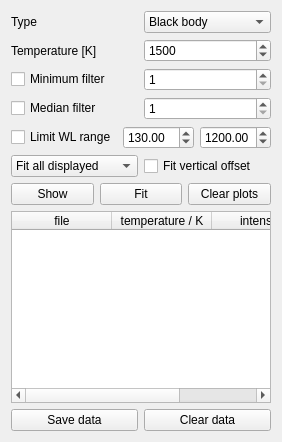
       <widget class="QWidget" name="continuum_tab">
        <attribute name="title">
         <string>Continuum</string>
        </attribute>
        <layout class="QVBoxLayout" name="verticalLayout_7">
         <item>
          <layout class="QHBoxLayout" name="horizontalLayout_15">
           <item>
            <widget class="QLabel" name="label_11">
             <property name="text">
              <string>Type</string>
             </property>
            </widget>
           </item>
           <item>
            <widget class="QComboBox" name="comboBox_3">
             <item>
              <property name="text">
               <string>Black body</string>
              </property>
             </item>
            </widget>
           </item>
          </layout>
         </item>
         <item>
          <layout class="QHBoxLayout" name="horizontalLayout_16">
           <item>
            <widget class="QLabel" name="label_12">
             <property name="text">
              <string>Temperature [K]</string>
             </property>
            </widget>
           </item>
           <item>
            <widget class="QSpinBox" name="cont_T0">
             <property name="maximum">
              <number>999999</number>
             </property>
             <property name="singleStep">
              <number>100</number>
             </property>
             <property name="value">
              <number>1500</number>
             </property>
            </widget>
           </item>
          </layout>
         </item>
         <item>
          <layout class="QHBoxLayout" name="horizontalLayout_17">
           <item>
            <widget class="QCheckBox" name="cont_minfilter_check">
             <property name="text">
              <string>Minimum filter</string>
             </property>
            </widget>
           </item>
           <item>
            <widget class="QSpinBox" name="cont_minfilter_num">
             <property name="minimum">
              <number>1</number>
             </property>
             <property name="maximum">
              <number>9999</number>
             </property>
             <property name="singleStep">
              <number>1</number>
             </property>
             <property name="value">
              <number>1</number>
             </property>
            </widget>
           </item>
          </layout>
         </item>
         <item>
          <layout class="QHBoxLayout" name="horizontalLayout_23">
           <item>
            <widget class="QCheckBox" name="cont_medfilter_check">
             <property name="text">
              <string>Median filter</string>
             </property>
            </widget>
           </item>
           <item>
            <widget class="QSpinBox" name="cont_medfilter_num">
             <property name="minimum">
              <number>1</number>
             </property>
             <property name="maximum">
              <number>9999</number>
             </property>
             <property name="singleStep">
              <number>2</number>
             </property>
             <property name="value">
              <number>1</number>
             </property>
            </widget>
           </item>
          </layout>
         </item>
         <item>
          <layout class="QHBoxLayout" name="horizontalLayout_26">
           <item>
            <widget class="QCheckBox" name="cont_limit_range_check">
             <property name="text">
              <string>Limit WL range</string>
             </property>
            </widget>
           </item>
           <item>
            <widget class="QDoubleSpinBox" name="cont_min_wl_box">
             <property name="maximum">
              <double>9999.899999999999636</double>
             </property>
             <property name="singleStep">
              <double>1.000000000000000</double>
             </property>
             <property name="value">
              <double>130.000000000000000</double>
             </property>
            </widget>
           </item>
           <item>
            <widget class="QDoubleSpinBox" name="cont_max_wl_box">
             <property name="maximum">
              <double>9999.989999999999782</double>
             </property>
             <property name="singleStep">
              <double>1.000000000000000</double>
             </property>
             <property name="value">
              <double>1200.000000000000000</double>
             </property>
            </widget>
           </item>
          </layout>
         </item>
         <item>
          <layout class="QHBoxLayout" name="horizontalLayout_25">
           <item>
            <widget class="QComboBox" name="cont_fit_what_combobox">
             <item>
              <property name="text">
               <string>Fit all displayed</string>
              </property>
             </item>
             <item>
              <property name="text">
               <string>Fit all selected</string>
              </property>
             </item>
            </widget>
           </item>
           <item>
            <widget class="QCheckBox" name="cont_fit_y0_check">
             <property name="text">
              <string>Fit vertical offset</string>
             </property>
            </widget>
           </item>
          </layout>
         </item>
         <item>
          <layout class="QHBoxLayout" name="horizontalLayout_18">
           <item>
            <widget class="QPushButton" name="show_continuum_btn">
             <property name="text">
              <string>Show</string>
             </property>
            </widget>
           </item>
           <item>
            <widget class="QPushButton" name="fit_continuum_btn">
             <property name="text">
              <string>Fit</string>
             </property>
            </widget>
           </item>
           <item>
            <widget class="QPushButton" name="clear_continuum_btn">
             <property name="text">
              <string>Clear plots</string>
             </property>
            </widget>
           </item>
          </layout>
         </item>
         <item>
          <widget class="QTableWidget" name="cont_fit_results_table">
           <property name="contextMenuPolicy">
            <enum>Qt::CustomContextMenu</enum>
           </property>
           <column>
            <property name="text">
             <string>file</string>
            </property>
           </column>
           <column>
            <property name="text">
             <string>temperature / K</string>
            </property>
           </column>
           <column>
            <property name="text">
             <string>intensity</string>
            </property>
           </column>
          </widget>
         </item>
         <item>
          <layout class="QHBoxLayout" name="horizontalLayout_24">
           <item>
            <widget class="QPushButton" name="cont_save_btn">
             <property name="text">
              <string>Save data</string>
             </property>
            </widget>
           </item>
           <item>
            <widget class="QPushButton" name="cont_clear_data_btn">
             <property name="text">
              <string>Clear data</string>
             </property>
            </widget>
           </item>
          </layout>
         </item>
        </layout>
       </widget>
